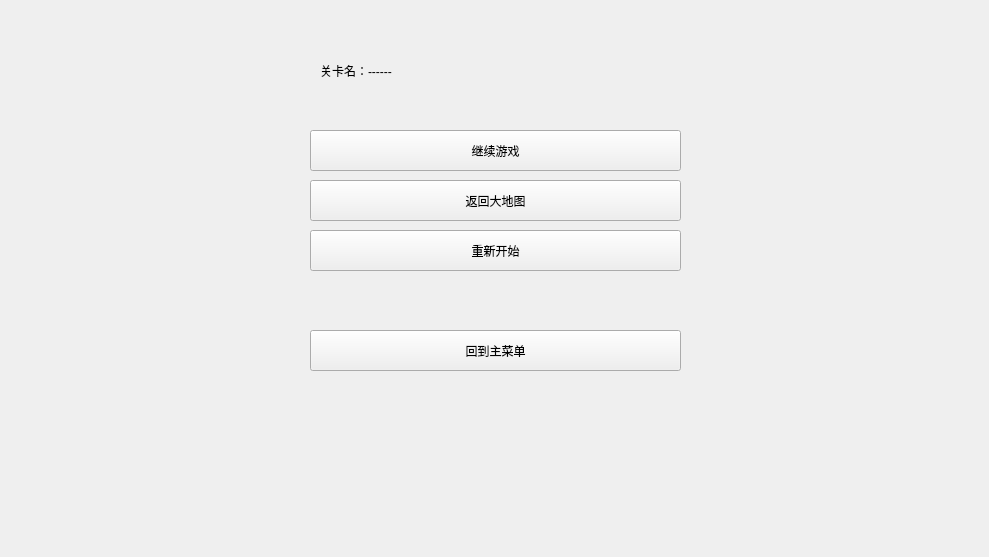
<?xml version="1.0" encoding="UTF-8"?>
<ui version="4.0">
 <class>Pause_Scene</class>
 <widget class="QWidget" name="Pause_Scene">
  <property name="geometry">
   <rect>
    <x>0</x>
    <y>0</y>
    <width>989</width>
    <height>557</height>
   </rect>
  </property>
  <property name="windowTitle">
   <string>Form</string>
  </property>
  <widget class="QLabel" name="label">
   <property name="geometry">
    <rect>
     <x>320</x>
     <y>40</y>
     <width>291</width>
     <height>61</height>
    </rect>
   </property>
   <property name="styleSheet">
    <string notr="true">font: normal normal 15px &quot;微软雅黑&quot;;
color: black;</string>
   </property>
   <property name="text">
    <string>关卡名：------</string>
   </property>
  </widget>
  <widget class="QPushButton" name="b1_start">
   <property name="geometry">
    <rect>
     <x>310</x>
     <y>130</y>
     <width>371</width>
     <height>41</height>
    </rect>
   </property>
   <property name="text">
    <string>继续游戏</string>
   </property>
  </widget>
  <widget class="QPushButton" name="b2_exitToChoose">
   <property name="geometry">
    <rect>
     <x>310</x>
     <y>180</y>
     <width>371</width>
     <height>41</height>
    </rect>
   </property>
   <property name="text">
    <string>返回大地图</string>
   </property>
  </widget>
  <widget class="QPushButton" name="b3_reStart">
   <property name="geometry">
    <rect>
     <x>310</x>
     <y>230</y>
     <width>371</width>
     <height>41</height>
    </rect>
   </property>
   <property name="text">
    <string>重新开始</string>
   </property>
  </widget>
  <widget class="QPushButton" name="b5_exitToGuide">
   <property name="geometry">
    <rect>
     <x>310</x>
     <y>330</y>
     <width>371</width>
     <height>41</height>
    </rect>
   </property>
   <property name="text">
    <string>回到主菜单</string>
   </property>
  </widget>
 </widget>
 <resources/>
 <connections/>
</ui>
